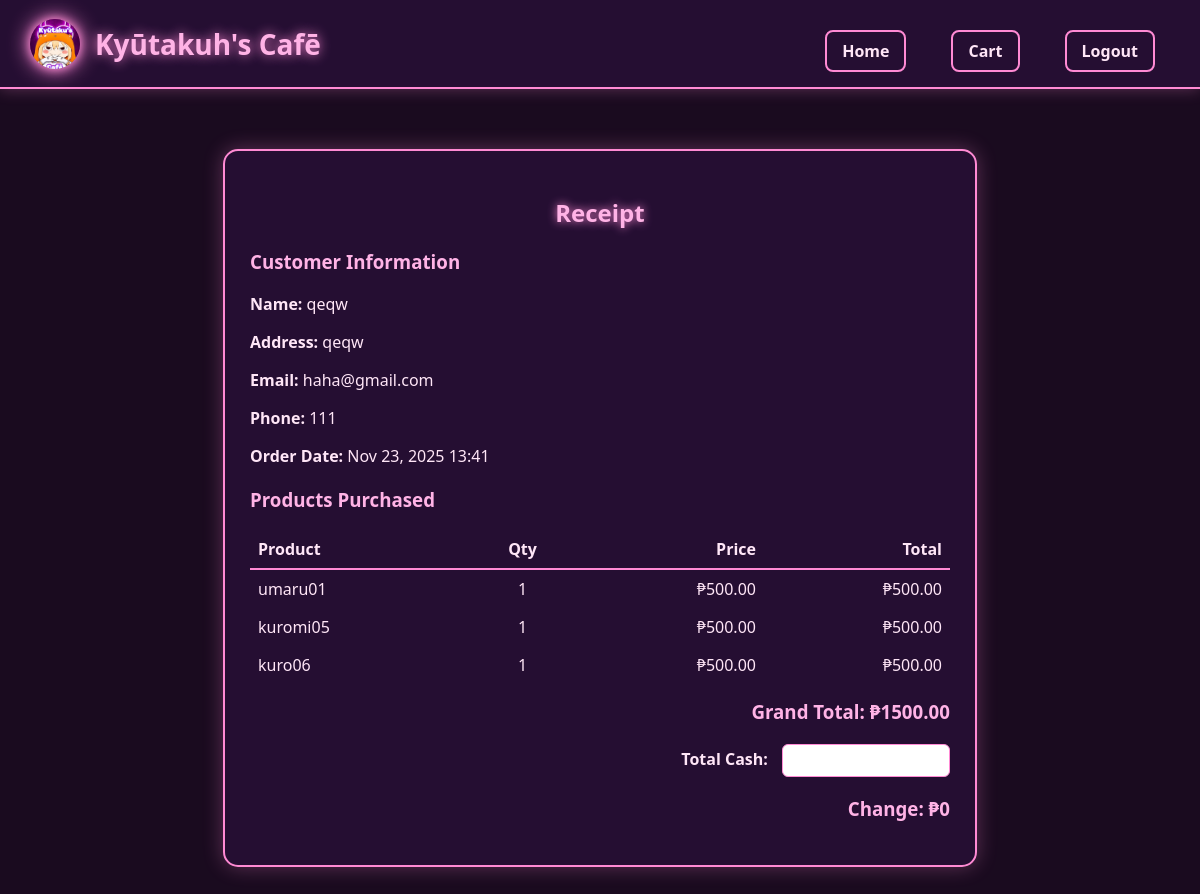
The page /receipt/1/ (signed in) on the database its author committed.
### store/models.py (models this page shows, shortened)
class Order(models.Model):
    user = models.ForeignKey(User, on_delete=models.CASCADE, null=True, blank=True)
    customer_name = models.CharField(max_length=200)
    address = models.TextField()
    email = models.EmailField()
    phone = models.CharField(max_length=20)
    created_at = models.DateTimeField(auto_now_add=True)
    def total_price(self):
        return sum(item.total_price for item in self.items.all())

class CheckoutItem(models.Model):
    order = models.ForeignKey(Order, related_name='items', on_delete=models.CASCADE)
    product = models.ForeignKey(Product, on_delete=models.CASCADE)
    quantity = models.PositiveIntegerField(default=1)
    total_price = models.DecimalField(max_digits=10, decimal_places=2)

class Product(models.Model):
    name = models.CharField(max_length=200)
    description = models.TextField(blank=True)
    price = models.DecimalField(max_digits=10, decimal_places=2)
    image = models.ImageField(upload_to="products/", blank=True, null=True)

### store/views.py (the view)
# urls.py: path("receipt/<int:order_id>/", views.receipt_view, name="receipt"),
@login_required
def receipt_view(request, order_id):
    order = get_object_or_404(Order, id=order_id, user=request.user)
    return render(request, 'store/receipt.html', {'order': order})

### store/context_processors.py (called while the page is built)
def cart_total(request):
    cart = request.session.get("cart", {})
    total = Decimal("0.00")
    for item in cart.values():
        total += Decimal(item.get("price", "0.00")) * item.get("quantity", 0)
    return {"cart_total": total}

### store/templates/store/receipt.html (shortened to what this page needs)
{% extends "store/base.html" %}
{% load static %}
{% block content %}
<div style="max-width:700px; margin:40px auto; padding:25px; background: rgba(40,15,55,0.8);
border-radius:15px; border:2px solid #FF8AD4; box-shadow:0 0 20px rgba(255,138,212,0.3);">
    <h2 style="text-align:center; color:#FFB3E6; text-shadow:0 0 10px #FF8AD4;">Receipt</h2>
    <div style="margin-bottom:20px;">
        <h3 style="color:#FFB3E6;">Customer Information</h3>
        <p><strong>Name:</strong> {{ order.customer_name }}</p>
        <p><strong>Address:</strong> {{ order.address }}</p>
        <p><strong>Email:</strong> {{ order.email }}</p>
        <p><strong>Phone:</strong> {{ order.phone }}</p>
        <p><strong>Order Date:</strong> {{ order.created_at|date:"M d, Y H:i" }}</p>
    </div>
    <div>
        <h3 style="color:#FFB3E6;">Products Purchased</h3>
        <table style="width:100%; border-collapse:collapse; color:#FFE6F7;">
            <thead>
                <tr style="border-bottom:2px solid #FF8AD4;">
                    <th style="text-align:left; padding:8px;">Product</th>
                    <th style="text-align:center; padding:8px;">Qty</th>
                    <th style="text-align:right; padding:8px;">Price</th>
                    <th style="text-align:right; padding:8px;">Total</th>
                </tr>
            </thead>
            <tbody>
                {% for item in order.items.all %}
                <tr>
                    <td style="padding:8px;">{{ item.product.name }}</td>
                    <td style="text-align:center; padding:8px;">{{ item.quantity }}</td>
                    <td style="text-align:right; padding:8px;">₱{{ item.product.price }}</td>
                    <td style="text-align:right; padding:8px;">₱{{ item.total_price }}</td>
                </tr>
                {% endfor %}
            </tbody>
        </table>
        <h3 style="text-align:right; color:#FFB3E6; margin-top:15px;">
            Grand Total: ₱<span id="grandTotal">{{ order.total_price }}</span>
        </h3>
        <div style="margin-top:20px; text-align:right; color:#FFE6F7;">
            <label><strong>Total Cash:</strong></label>
            <input id="cashInput" type="number" min="0"
                   style="padding:8px; border-radius:6px; border:1px solid #FF8AD4; width:150px; margin-left:10px;">
        </div>
        <div style="margin-top:10px; text-align:right; color:#FFB3E6;">
            <h3>Change: ₱<span id="changeOutput">0</span></h3>
        </div>
    </div>
</div>
{% endblock %}

### static/css/style.css (style rules this page uses)
body { font-family: 'Segoe UI', Arial, sans-serif; background: #1A0B1F; color: #FFE6F7; margin: 0; }

### store/templates/store/base.html (style rules this page uses)
body { margin: 0; font-family: 'Segoe UI', Arial, sans-serif; background: #1A0B1F; color: #FFE6F7; }

### rows shown on the page
Order: customer_name "qeqw", address "qeqw", email "haha@gmail.com", phone "111", created_at "Nov 23, 2025 13:41", total_price "1500.00"
CheckoutItem: product.name "umaru01", quantity "1", product.price "500.00", total_price "500.00"
CheckoutItem: product.name "kuromi05", quantity "1", product.price "500.00", total_price "500.00"
CheckoutItem: product.name "kuro06", quantity "1", product.price "500.00", total_price "500.00"
